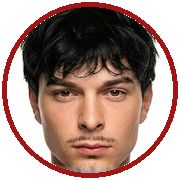
#> input picture scripts/cv/portrait-round.jpg, 180 x 180 px
$ python cutout.py cv/portrait-round.jpg out.png --bg light
#> lines starting #> are read from the running program, lines starting #| are printed output that depends on the picture; after the words box and inside, x2 and y2 are one past the last pixel; in counts of white or black regions, pixels touching at a corner belong together
"""Cut a figure out of a plain background (the AI symbiote art has no transparency) and trim it.

    python scripts/cutout.py IN OUT.png --bg light   # pale/grey studio background
    python scripts/cutout.py IN OUT.png --bg dark --grow 12   # black background with a light halo

Background = pixels of the background tone connected to the image border. --grow then eats up to N px
of non-background pixels next to it (a halo left by an earlier cut-out) without entering the dark
outline of the figure itself. Needs: pip install pillow numpy scipy
"""

import argparse

import numpy as np
from PIL import Image
from scipy import ndimage

ap = argparse.ArgumentParser()
ap.add_argument("src")
ap.add_argument("out")
ap.add_argument("--bg", choices=["light", "dark"], required=True)
ap.add_argument("--grow", type=int, default=0)
args = ap.parse_args()

img = np.asarray(Image.open(args.src).convert("RGB")).astype(np.float32)
lum = img.mean(axis=2)
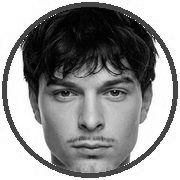
#> lum: shape (180, 180) float32; min 0, max 255, mean 145.9
sat = img.max(axis=2) - img.min(axis=2)
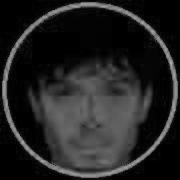
#> sat: shape (180, 180) float32; min 0, max 170, mean 35.1

tone = (lum > 170) & (sat < 30) if args.bg == "light" else lum < 45
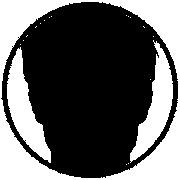
#> tone: shape (180, 180) bool; 37.4% white; 19 white regions (16 under 20 px), largest, box (x1, y1, x2, y2) and area: (0, 0, 180, 180) 8024, (7, 47, 51, 163) 2047, (130, 40, 173, 163) 2017
labels, _ = ndimage.label(tone)
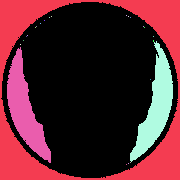
#> labels: shape (180, 180) int32; 25 distinct labels, from 0 to 24; one colour per label, 0 black
border = np.unique(np.concatenate([labels[0, :], labels[-1, :], labels[:, 0], labels[:, -1]]))
#> border = [1]
bg = np.isin(labels, border[border > 0])
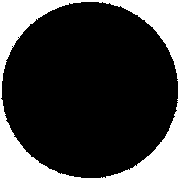
#> bg: shape (180, 180) bool; 24.8% white; 1 white region, box (x1, y1, x2, y2) and area: (0, 0, 180, 180) 8024

if args.grow:
    figure_ink = lum < 45  # the suit's own dark outline stops the growth
    grown = bg.copy()
    for _ in range(args.grow):
        grown |= ndimage.binary_dilation(grown) & ~figure_ink
    bg = grown

# Soft 1px edge so the silhouette isn't jagged.
alpha = 1 - ndimage.gaussian_filter(bg.astype(np.float32), sigma=0.7)
alpha[bg] = 0
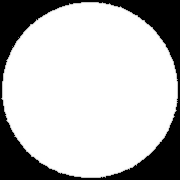
#> alpha: shape (180, 180) float32; min 0, max 1, mean 0.748
rgba = np.dstack([img, alpha * 255]).round().astype(np.uint8)
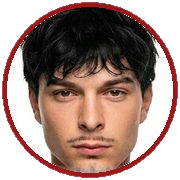
#> rgba: shape (180, 180, 4); mean R, G, B, A 165.6, 140, 132.1, 190.7; transparent parts drawn white

ys, xs = np.nonzero(alpha > 0.05)
pad = 4
crop = rgba[max(ys.min() - pad, 0) : ys.max() + pad, max(xs.min() - pad, 0) : xs.max() + pad]
Image.fromarray(crop).save(args.out)
print(f"{args.out}: {crop.shape[1]}x{crop.shape[0]}, {bg.mean():.0%} background removed")
#| out.png: 180x180, 25% background removed
